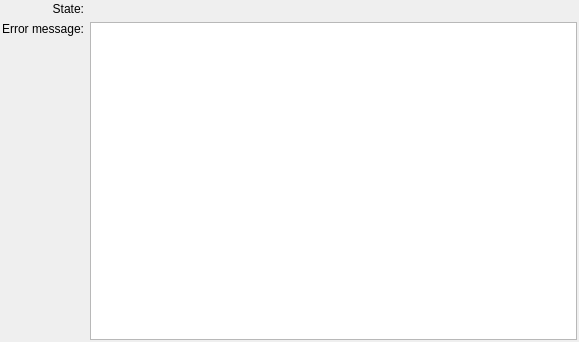
<ui version="4.0" >
 <class>ExtensionSystem::Internal::PluginErrorView</class>
 <widget class="QWidget" name="ExtensionSystem::Internal::PluginErrorView" >
  <property name="geometry" >
   <rect>
    <x>0</x>
    <y>0</y>
    <width>579</width>
    <height>342</height>
   </rect>
  </property>
  <layout class="QGridLayout" name="gridLayout" >
   <property name="margin" >
    <number>2</number>
   </property>
   <item row="0" column="0" >
    <widget class="QLabel" name="label" >
     <property name="text" >
      <string>State:</string>
     </property>
     <property name="alignment" >
      <set>Qt::AlignRight|Qt::AlignTrailing|Qt::AlignVCenter</set>
     </property>
    </widget>
   </item>
   <item row="0" column="1" >
    <widget class="QLabel" name="state" >
    </widget>
   </item>
   <item row="1" column="0" >
    <layout class="QVBoxLayout" name="verticalLayout" >
     <item>
      <widget class="QLabel" name="label_2" >
       <property name="text" >
        <string>Error message:</string>
       </property>
       <property name="alignment" >
        <set>Qt::AlignRight|Qt::AlignTrailing|Qt::AlignVCenter</set>
       </property>
      </widget>
     </item>
     <item>
      <spacer name="verticalSpacer" >
       <property name="orientation" >
        <enum>Qt::Vertical</enum>
       </property>
       <property name="sizeHint" stdset="0" >
        <size>
         <width>20</width>
         <height>40</height>
        </size>
       </property>
      </spacer>
     </item>
    </layout>
   </item>
   <item row="1" column="1" >
    <widget class="QTextEdit" name="errorString" >
     <property name="tabChangesFocus" >
      <bool>true</bool>
     </property>
     <property name="readOnly" >
      <bool>true</bool>
     </property>
    </widget>
   </item>
  </layout>
 </widget>
 <resources/>
 <connections/>
</ui>
